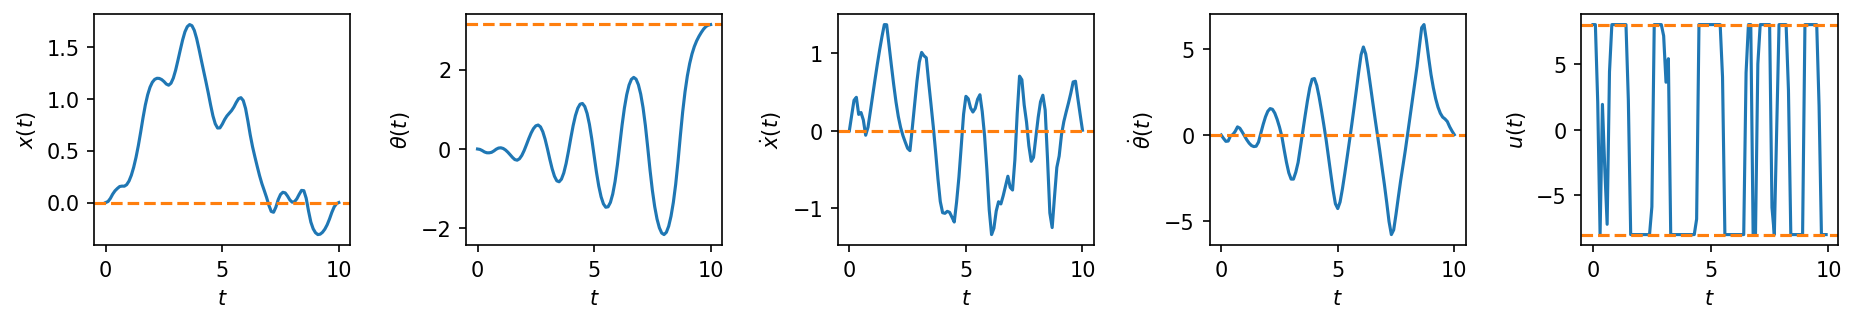

This chart was generated by the following Python code:
"""
Starter code for the problem "Cart-pole swing-up with limited actuation".

Autonomous Systems Lab (ASL), Stanford University
"""

from functools import partial

from animations import animate_cartpole

import cvxpy as cp

import jax
import jax.numpy as jnp

import matplotlib.pyplot as plt

import numpy as np

from tqdm import tqdm


@partial(jax.jit, static_argnums=(0,))
@partial(jax.vmap, in_axes=(None, 0, 0))
def affinize(f, s, u):
    """Affinize the function `f(s, u)` around `(s, u)`.

    Arguments
    ---------
    f : callable
        A nonlinear function with call signature `f(s, u)`.
    s : numpy.ndarray
        The state (1-D).
    u : numpy.ndarray
        The control input (1-D).

    Returns
    -------
    A : jax.numpy.ndarray
        The Jacobian of `f` at `(s, u)`, with respect to `s`.
    B : jax.numpy.ndarray
        The Jacobian of `f` at `(s, u)`, with respect to `u`.
    c : jax.numpy.ndarray
        The offset term in the first-order Taylor expansion of `f` at `(s, u)`
        that sums all vector terms strictly dependent on the nominal point
        `(s, u)` alone.
    """
    # PART (b) ################################################################
    # INSTRUCTIONS: Use JAX to affinize `f` around `(s, u)` in two lines.
    A, B = jax.jacrev(f, argnums=(0, 1))(s, u)
    c = f(s, u) - A @ s - B @ u
    # END PART (b) ############################################################
    return A, B, c


def solve_swingup_scp(f, s0, s_goal, N, P, Q, R, u_max, ρ, eps, max_iters):
    """Solve the cart-pole swing-up problem via SCP.

    Arguments
    ---------
    f : callable
        A function describing the discrete-time dynamics, such that
        `s[k+1] = f(s[k], u[k])`.
    s0 : numpy.ndarray
        The initial state (1-D).
    s_goal : numpy.ndarray
        The goal state (1-D).
    N : int
        The time horizon of the LQR cost function.
    P : numpy.ndarray
        The terminal state cost matrix (2-D).
    Q : numpy.ndarray
        The state stage cost matrix (2-D).
    R : numpy.ndarray
        The control stage cost matrix (2-D).
    u_max : float
        The bound defining the control set `[-u_max, u_max]`.
    ρ : float
        Trust region radius.
    eps : float
        Termination threshold for SCP.
    max_iters : int
        Maximum number of SCP iterations.

    Returns
    -------
    s : numpy.ndarray
        A 2-D array where `s[k]` is the open-loop state at time step `k`,
        for `k = 0, 1, ..., N-1`
    u : numpy.ndarray
        A 2-D array where `u[k]` is the open-loop state at time step `k`,
        for `k = 0, 1, ..., N-1`
    J : numpy.ndarray
        A 1-D array where `J[i]` is the SCP sub-problem cost after the i-th
        iteration, for `i = 0, 1, ..., (iteration when convergence occured)`
    """
    n = Q.shape[0]  # state dimension
    m = R.shape[0]  # control dimension

    # Initialize dynamically feasible nominal trajectories
    u = np.zeros((N, m))
    s = np.zeros((N + 1, n))
    s[0] = s0
    for k in range(N):
        s[k + 1] = fd(s[k], u[k])

    # Do SCP until convergence or maximum number of iterations is reached
    converged = False
    J = np.zeros(max_iters + 1)
    J[0] = np.inf
    for i in (prog_bar := tqdm(range(max_iters))):
        s, u, J[i + 1] = scp_iteration(f, s0, s_goal, s, u, N, P, Q, R, u_max, ρ)
        dJ = np.abs(J[i + 1] - J[i])
        prog_bar.set_postfix({"objective change": "{:.5f}".format(dJ)})
        if dJ < eps:
            converged = True
            print("SCP converged after {} iterations.".format(i))
            break
    if not converged:
        raise RuntimeError("SCP did not converge!")
    J = J[1 : i + 1]
    return s, u, J


def scp_iteration(f, s0, s_goal, s_prev, u_prev, N, P, Q, R, u_max, ρ):
    """Solve a single SCP sub-problem for the cart-pole swing-up problem.

    Arguments
    ---------
    f : callable
        A function describing the discrete-time dynamics, such that
        `s[k+1] = f(s[k], u[k])`.
    s0 : numpy.ndarray
        The initial state (1-D).
    s_goal : numpy.ndarray
        The goal state (1-D).
    s_prev : numpy.ndarray
        The state trajectory around which the problem is convexified (2-D).
    u_prev : numpy.ndarray
        The control trajectory around which the problem is convexified (2-D).
    N : int
        The time horizon of the LQR cost function.
    P : numpy.ndarray
        The terminal state cost matrix (2-D).
    Q : numpy.ndarray
        The state stage cost matrix (2-D).
    R : numpy.ndarray
        The control stage cost matrix (2-D).
    u_max : float
        The bound defining the control set `[-u_max, u_max]`.
    ρ : float
        Trust region radius.

    Returns
    -------
    s : numpy.ndarray
        A 2-D array where `s[k]` is the open-loop state at time step `k`,
        for `k = 0, 1, ..., N-1`
    u : numpy.ndarray
        A 2-D array where `u[k]` is the open-loop state at time step `k`,
        for `k = 0, 1, ..., N-1`
    J : float
        The SCP sub-problem cost.
    """
    A, B, c = affinize(f, s_prev[:-1], u_prev)
    A, B, c = np.array(A), np.array(B), np.array(c)
    n = Q.shape[0]
    m = R.shape[0]
    s_cvx = cp.Variable((N + 1, n))
    u_cvx = cp.Variable((N, m))

    # PART (c) ################################################################
    # INSTRUCTIONS: Construct the convex SCP sub-problem.
    objective = cp.quad_form(s_cvx[-1] - s_goal, P)
    constraints = []
    constraints.append(s_cvx[0] == s0)
    for k in range(N):
        objective += cp.quad_form(s_cvx[k]-s_goal, Q) + cp.quad_form(u_cvx[k], R)
        constraints.append(s_cvx[k + 1] == A[k] @ s_cvx[k] + B[k] @ u_cvx[k] + c[k])
        constraints.append(cp.norm(u_cvx[k] - u_prev[k], 'inf') <= ρ)
        constraints.append(cp.norm(s_cvx[k] - s_prev[k], 'inf') <= ρ)
        constraints.append(u_cvx[k] <= u_max)
        constraints.append(u_cvx[k] >= -u_max)
    constraints.append(cp.norm(s_cvx[-1] - s_prev[-1], 'inf') <= ρ)
        
    # END PART (c) ############################################################

    prob = cp.Problem(cp.Minimize(objective), constraints)
    prob.solve()
    if prob.status != "optimal":
        raise RuntimeError("SCP solve failed. Problem status: " + prob.status)
    s = s_cvx.value
    u = u_cvx.value
    J = prob.objective.value
    return s, u, J


def cartpole(s, u):
    """Compute the cart-pole state derivative."""
    mp = 1.0  # pendulum mass
    mc = 4.0  # cart mass
    L = 1.0  # pendulum length
    g = 9.81  # gravitational acceleration

    x, θ, dx, dθ = s
    sinθ, cosθ = jnp.sin(θ), jnp.cos(θ)
    h = mc + mp * (sinθ**2)
    ds = jnp.array(
        [
            dx,
            dθ,
            (mp * sinθ * (L * (dθ**2) + g * cosθ) + u[0]) / h,
            -((mc + mp) * g * sinθ + mp * L * (dθ**2) * sinθ * cosθ + u[0] * cosθ)
            / (h * L),
        ]
    )
    return ds


def discretize(f, dt):
    """Discretize continuous-time dynamics `f` via Runge-Kutta integration."""

    def integrator(s, u, dt=dt):
        k1 = dt * f(s, u)
        k2 = dt * f(s + k1 / 2, u)
        k3 = dt * f(s + k2 / 2, u)
        k4 = dt * f(s + k3, u)
        return s + (k1 + 2 * k2 + 2 * k3 + k4) / 6

    return integrator


# Define constants
n = 4  # state dimension
m = 1  # control dimension
s_goal = np.array([0, np.pi, 0, 0])  # desired upright pendulum state
s0 = np.array([0, 0, 0, 0])  # initial downright pendulum state
dt = 0.1  # discrete time resolution
T = 10.0  # total simulation time
P = 1e3 * np.eye(n)  # terminal state cost matrix
Q = np.diag([1e-2, 1.0, 1e-3, 1e-3])  # state cost matrix
R = 1e-3 * np.eye(m)  # control cost matrix
ρ = 1.0  # trust region parameter
u_max = 8.0  # control effort bound
eps = 5e-1  # convergence tolerance
max_iters = 100  # maximum number of SCP iterations
animate = True  # flag for animation

# Initialize the discrete-time dynamics
fd = jax.jit(discretize(cartpole, dt))

# Solve the swing-up problem with SCP
t = np.arange(0.0, T + dt, dt)
N = t.size - 1
s, u, J = solve_swingup_scp(fd, s0, s_goal, N, P, Q, R, u_max, ρ, eps, max_iters)

# Simulate open-loop control
for k in range(N):
    s[k + 1] = fd(s[k], u[k])

# Plot state and control trajectories
fig, ax = plt.subplots(1, n + m, dpi=150, figsize=(15, 2))
plt.subplots_adjust(wspace=0.45)
labels_s = (r"$x(t)$", r"$\theta(t)$", r"$\dot{x}(t)$", r"$\dot{\theta}(t)$")
labels_u = (r"$u(t)$",)
for i in range(n):
    ax[i].plot(t, s[:, i])
    ax[i].axhline(s_goal[i], linestyle="--", color="tab:orange")
    ax[i].set_xlabel(r"$t$")
    ax[i].set_ylabel(labels_s[i])
for i in range(m):
    ax[n + i].plot(t[:-1], u[:, i])
    ax[n + i].axhline(u_max, linestyle="--", color="tab:orange")
    ax[n + i].axhline(-u_max, linestyle="--", color="tab:orange")
    ax[n + i].set_xlabel(r"$t$")
    ax[n + i].set_ylabel(labels_u[i])
plt.savefig("cartpole_swingup_constrained.png", bbox_inches="tight")

# Plot cost history over SCP iterations
fig, ax = plt.subplots(1, 1, dpi=150, figsize=(8, 5))
ax.semilogy(J)
ax.set_xlabel(r"SCP iteration $i$")
ax.set_ylabel(r"SCP cost $J(\bar{x}^{(i)}, \bar{u}^{(i)})$")
plt.savefig("cartpole_swingup_constrained_cost.png", bbox_inches="tight")
#plt.show()

# Animate the solution
if animate:
    fig, ani = animate_cartpole(t, s[:, 0], s[:, 1])
    ani.save("cartpole_swingup_constrained.mp4", writer="ffmpeg")
    #plt.show()
